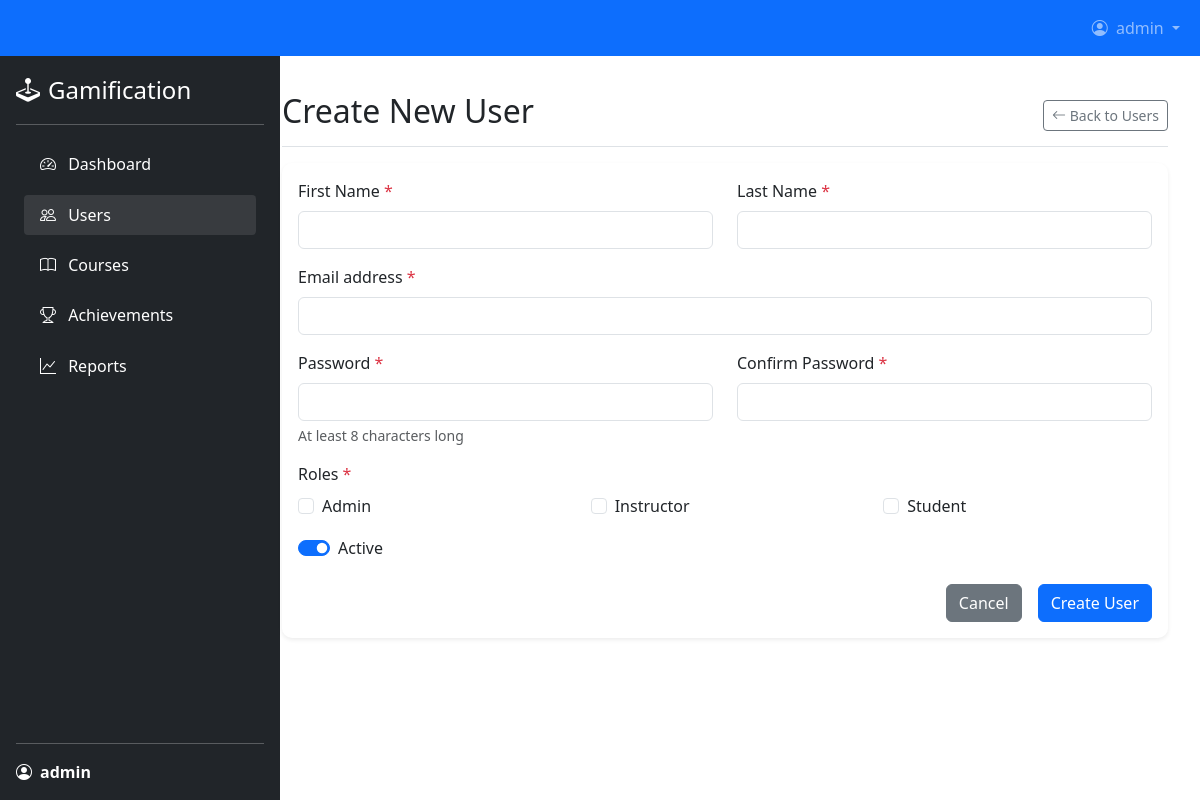
/admin/users/create.php (signed in), run on the app's committed database.
### tables this page shows
CREATE TABLE `roles` (
  `id` int(11) NOT NULL,
  `name` varchar(50) NOT NULL,
  `description` text DEFAULT NULL,
  `created_at` timestamp NOT NULL DEFAULT current_timestamp()
);

### admin/users/create.php (the view, shortened to what this page needs)
<?php
require_once __DIR__ . '/../../config/database.php';
$roles = [];
$result = $conn->query("SELECT * FROM roles ORDER BY name");
while ($row = $result->fetch_assoc()) {
    $roles[] = $row;
}
include '../includes/header.php';
?>
<div class="d-flex justify-content-between flex-wrap flex-md-nowrap align-items-center pt-3 pb-2 mb-3 border-bottom">
    <h1 class="h2">Create New User</h1>
    <div class="btn-toolbar mb-2 mb-md-0">
        <a href="index.php" class="btn btn-sm btn-outline-secondary">
            <i class="bi bi-arrow-left"></i> Back to Users
        </a>
    </div>
</div>
            <div class="card">
                <div class="card-body">
                    <form method="post" action="">
                        <div class="row mb-3">
                            <div class="col-md-6">
                                <label for="first_name" class="form-label">First Name <span class="text-danger">*</span></label>
                                <input type="text" class="form-control" id="first_name" name="first_name"
                                       value="<?php echo isset($_POST['first_name']) ? htmlspecialchars($_POST['first_name']) : ''; ?>" required>
                            </div>
                            <div class="col-md-6">
                                <label for="last_name" class="form-label">Last Name <span class="text-danger">*</span></label>
                                <input type="text" class="form-control" id="last_name" name="last_name"
                                       value="<?php echo isset($_POST['last_name']) ? htmlspecialchars($_POST['last_name']) : ''; ?>" required>
                            </div>
                        </div>
                        <div class="mb-3">
                            <label for="email" class="form-label">Email address <span class="text-danger">*</span></label>
                            <input type="email" class="form-control" id="email" name="email"
                                   value="<?php echo isset($_POST['email']) ? htmlspecialchars($_POST['email']) : ''; ?>" required>
                        </div>
                        <div class="row mb-3">
                            <div class="col-md-6">
                                <label for="password" class="form-label">Password <span class="text-danger">*</span></label>
                                <input type="password" class="form-control" id="password" name="password" required>
                                <div class="form-text">At least 8 characters long</div>
                            </div>
                            <div class="col-md-6">
                                <label for="confirm_password" class="form-label">Confirm Password <span class="text-danger">*</span></label>
                                <input type="password" class="form-control" id="confirm_password" name="confirm_password" required>
                            </div>
                        </div>
                        <div class="mb-3">
                            <label class="form-label">Roles <span class="text-danger">*</span></label>
                            <div class="row">
                                <?php foreach ($roles as $role): ?>
                                <div class="col-md-4">
                                    <div class="form-check">
                                        <input class="form-check-input" type="checkbox"
                                               name="roles[]" value="<?php echo $role['id']; ?>"
                                               id="role_<?php echo $role['id']; ?>"
                                               <?php echo (isset($_POST['roles']) && in_array($role['id'], $_POST['roles'])) ? 'checked' : ''; ?>>
                                        <label class="form-check-label" for="role_<?php echo $role['id']; ?>">
                                            <?php echo htmlspecialchars(ucfirst($role['name'])); ?>
                                        </label>
                                    </div>
                                </div>
                                <?php endforeach; ?>
                            </div>
                        </div>
                        <div class="form-check form-switch mb-4">
                            <input class="form-check-input" type="checkbox" id="is_active" name="is_active" value="1" checked>
                            <label class="form-check-label" for="is_active">Active</label>
                        </div>
                        <div class="d-grid gap-2 d-md-flex justify-content-md-end">
                            <a href="index.php" class="btn btn-secondary me-md-2">Cancel</a>
                            <button type="submit" class="btn btn-primary">Create User</button>
                        </div>
                    </form>
                </div>

### admin/includes/header.php (style rules this page uses)
.card { border: none; border-radius: 10px; box-shadow: 0 0.125rem 0.25rem rgba(0, 0, 0, 0.075); margin-bottom: 20px; }

### data on the page
roles: name "Admin"
roles: name "Instructor"
roles: name "Student"

### other printed values
$_SESSION['username'] "admin"
